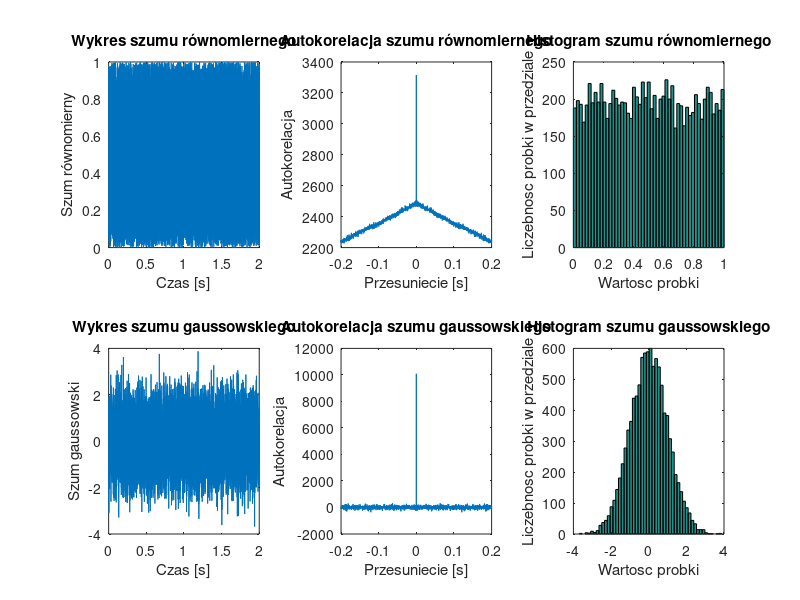

Reproduce this figure in MATLAB.
clear all;
close all;

N = 10000;
fp = 5000;
t = 0:1/fp:(N-1)/fp;
figure(1);

% Szum równomierny

x = rand(1,N);
subplot(231);
plot(t,x);
title('Wykres szumu równomiernego');
xlabel('Czas [s]');
ylabel('Szum równomierny');

% Autokorelacja szumu równomiernego

kmax = 1000;
rx = xcorr(x,x,kmax);
tr = -kmax/fp:1/fp:kmax/fp;
subplot(232);
plot(tr,rx);
title('Autokorelacja szumu równomiernego');
xlabel('Przesuniecie [s]');
ylabel('Autokorelacja');

% Histogram szumu równomiernego

nbins = 51;
subplot(233);
hist(x,nbins);
title('Histogram szumu równomiernego');
xlabel('Wartosc probki');
ylabel('Liczebnosc probki w przedziale');

% Szum gaussowski

y = randn(1,N);
subplot(234);
plot(t,y);
title('Wykres szumu gaussowskiego');
xlabel('Czas [s]');
ylabel('Szum gaussowski');

% Autokorelacja szumu gaussowskiego

kmax = 1000;
ry = xcorr(y,y,kmax);
tr = -kmax/fp:1/fp:kmax/fp;
subplot(235);
plot(tr,ry);
title('Autokorelacja szumu gaussowskiego');
xlabel('Przesuniecie [s]');
ylabel('Autokorelacja');

% Histogram szumu gaussowskiego

nbins = 51;
subplot(236);
hist(y,nbins);
title('Histogram szumu gaussowskiego');
xlabel('Wartosc probki');
ylabel('Liczebnosc probki w przedziale');